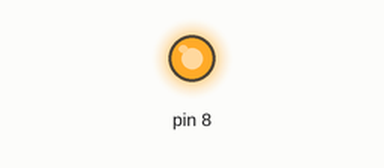
This sketch was run on a simulated Arduino Uno, built with avr-gcc and run on an emulated ATmega328P. Parts: output pins drawn as LEDs (lit = HIGH).

Above: at 0.1 s.
At 10.1 s:
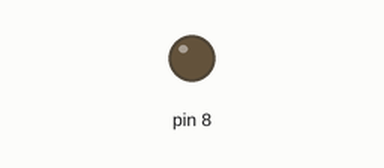
Timing chart, 0 to 11.6 s (numbered marks = the images above):
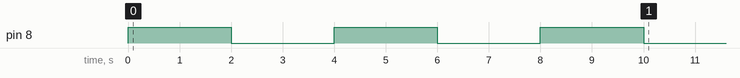

The sketch:

3.3.b.2.ino
```cpp
void setup()
{
    pinMode(8,OUTPUT);
    int i = 0;
    do
    {
        digitalWrite(8,HIGH);
        delay(2000);
        digitalWrite(8,LOW);
        delay(2000);
        i++;
    } while (i<3);

}

void loop()
{

}
```
